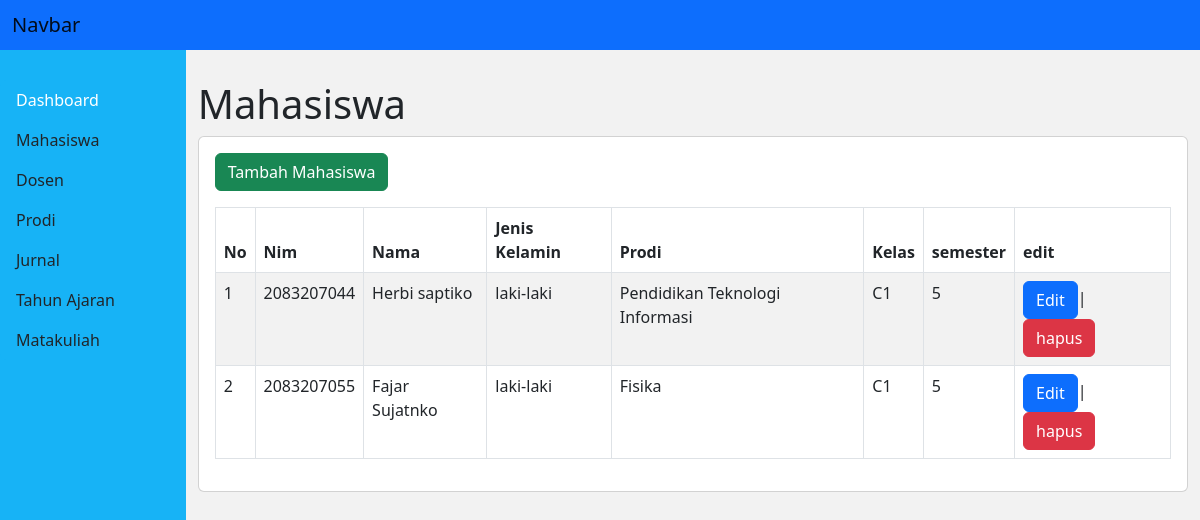
Page /mahasiswa/tampil_mahasiswa.php on the committed database.
### tables this page shows
CREATE TABLE `mahasiswa` (
  `id_mahasiswa` int(9) NOT NULL,
  `nim` char(12) NOT NULL,
  `nama_lengkap` varchar(100) NOT NULL,
  `jenis_kelamin` enum('laki-laki','perempuan') NOT NULL,
  `id_prodi` int(9) NOT NULL,
  `asal_kelas` enum('B','C1','C2') NOT NULL,
  `semester` int(2) NOT NULL
);

CREATE TABLE `prodi` (
  `id_prodi` int(9) NOT NULL,
  `nama_prodi` varchar(100) NOT NULL
);

### mahasiswa/tampil_mahasiswa.php (the view, shortened to what this page needs)
<?php
include('../config/koneksi.php');
require_once ('../template/header.php');
require_once ('../template/navbar.php');
?>
<div class="wrap-content">
    <?php require_once ('../template/sidebar.php'); ?>
    <div class="content">
        <div class="container">
            <h1 class="">Mahasiswa</h1>
            <div class="card">
                <div class="card-body">
                <a href="tambah_mahasiswa.php" class="btn btn-success mb-3">Tambah Mahasiswa</a>
                    <table class="table table-bordered table-striped">
                        <thead>
                            <tr>
                                <th>No</th>
                                <th>Nim</th>
                                <th>Nama</th>
                                <th>Jenis Kelamin</th>
                                <th>Prodi</th>
                                <th>Kelas</th>
                                <th>semester</th>
                                <th>edit</th>
                            </tr>
                        </thead>
                        <tbody>
                            <?php
                            $no_urut = 1;
                            $matakuliah = mysqli_query($koneksi,"SELECT * FROM mahasiswa
                                INNER JOIN prodi ON mahasiswa.id_prodi=prodi.id_prodi
                            ");
                            foreach ($matakuliah as $row)  {
                            ?>
                                <tr>
                                    <td><?php echo $no_urut++; ?></td>
                                    <td><?php echo $row['nim']; ?></td>
                                    <td><?php echo $row['nama_lengkap']; ?></td>
                                    <td><?php echo $row['jenis_kelamin']; ?></td>
                                    <td><?php echo $row['nama_prodi']?></td>
                                    <td><?php echo $row['asal_kelas']; ?></td>
                                    <td><?php echo $row['semester']; ?></td>
                                    <td>
                                        <a href="edit_mahasiswa.php?id_mahasiswa=<?php echo $row['id_mahasiswa'] ?>" class="btn btn-primary">Edit</a>|
                                        <a class="btn btn-danger" href="hapus_mahasiswa.php?id_mahasiswa=<?php echo $row['id_mahasiswa'] ?>">hapus</a>
                                    </td>
                                </tr>
                        <?php } ?>
                        </tbody>
                    </table>
                </div>
            </div>
        </div>
    </div>
</div>
<?php require_once ('../template/footer.php');?>

### template/header.php (shortened to what this page needs)
<!DOCTYPE html>
<html lang="en">
<head>
    <link rel="stylesheet" href="../asset/bootstrap/css/bootstrap.min.css">
    <link rel="stylesheet" href="../asset/css/jurnal.css">
</head>
<body>
    <div class="wrap">

### template/navbar.php
<nav class="navbar top-navbar bg-primary">
            <div class="container-fluid">
                <span class="navbar-brand mb-0 h1">Navbar</span>
            </div>
        </nav>

### template/sidebar.php
<div class="side-bar">
    <div class="list-group menu">
        <a href="../index.php"
            class="list-group-item list-group-item-action active" aria-current="true"> Dashboard </a>
        <a href="../mahasiswa/tampil_mahasiswa.php"
            class="list-group-item list-group-item-action"> Mahasiswa </a>
        <a href="../dosen/tampil_dosen.php"
            class="list-group-item list-group-item-action"> Dosen </a>
        <a href="../prodi/tampil_prodi.php"
            class="list-group-item list-group-item-action"> Prodi </a>
        <a href="../jurnal/tampil_jurnal.php"
        class="list-group-item list-group-item-action"> Jurnal </a>
        <a href="../tahunajaran/tampil_tahunajaran.php"
            class="list-group-item list-group-item-action"> Tahun Ajaran </a>
        <a href="../matakuliah/tampil_matakuliah.php"
        class="list-group-item list-group-item-action"> Matakuliah </a>
    </div>
</div>

### template/footer.php (shortened to what this page needs)
</div>
</body>
</html>

### asset/css/jurnal.css (style rules this page uses)
.wrap { width: 100%; }
.top-navbar { position: absolute; width: 100%; }
.wrap-content { height: 100vh; display: flex; }
.side-bar { background-color: #17B3F6; width: 219.63px; }
.content { width: 100%; background-color: #f2f2f2; padding-top: 5rem; }
.menu .list-group-item { background-color: #17B3F6 !important; border: 0 !important; }
.side-bar { background-color: #17B3F6; padding-top: 5rem; width: 219.63px;; }

### rows in the picture
mahasiswa: nim "2083207044", nama_lengkap "Herbi saptiko", jenis_kelamin "laki-laki", id_prodi.nama_prodi "Pendidikan Teknologi Informasi", asal_kelas "C1", semester "5"
mahasiswa: nim "2083207055", nama_lengkap "Fajar Sujatnko", jenis_kelamin "laki-laki", id_prodi.nama_prodi "Fisika", asal_kelas "C1", semester "5"
